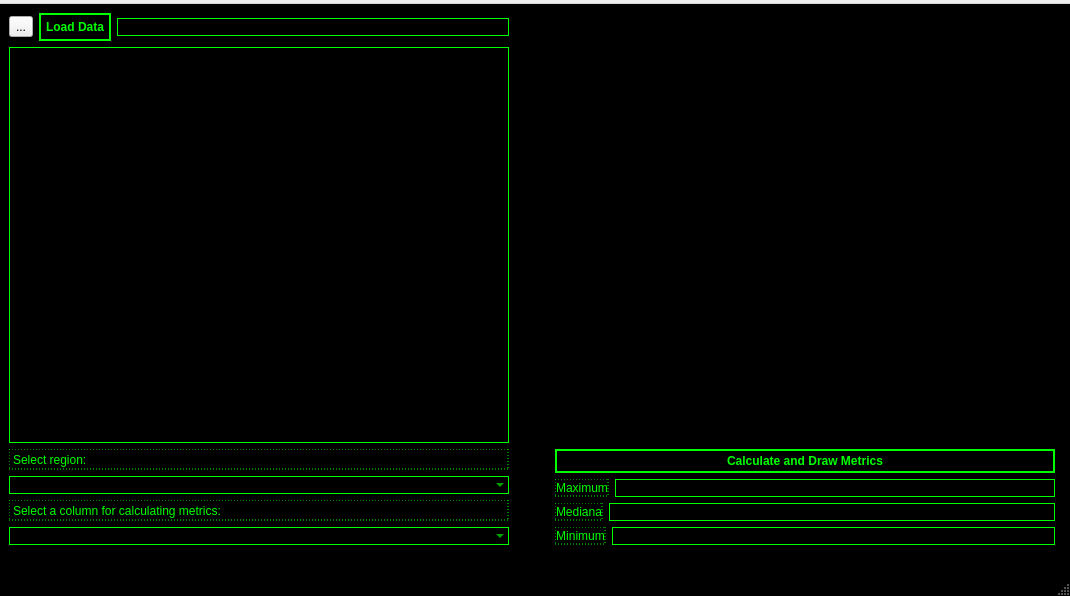
<?xml version="1.0" encoding="UTF-8"?>
<ui version="4.0">
 <class>MainWindow</class>
 <widget class="QMainWindow" name="MainWindow">
  <property name="geometry">
   <rect>
    <x>0</x>
    <y>0</y>
    <width>1070</width>
    <height>596</height>
   </rect>
  </property>
  <property name="font">
   <font>
    <family>Courier New</family>
   </font>
  </property>
  <property name="windowTitle">
   <string>MainWindow</string>
  </property>
  <property name="styleSheet">
   <string notr="true">/* Основное окно */
QMainWindow {
    background-color: #000000;
}

/* Все текстовые метки и поля ввода */
QLineEdit, QSpinBox, QTableWidget, QComboBox {
    color: #00FF00; /* Ярко-зеленый &quot;терминальный&quot; цвет */
    background-color: #000000;
    border: 1px solid #00FF00;
    font-family: &quot;Courier New&quot;, monospace; /* Или специальный пиксельный шрифт */
}

/* Кнопки Load Data и Calculate Metrics */
QPushButton {
    background-color: #000000;
    color: #00FF00;
    border: 2px solid #00FF00;
    padding: 5px;
    text-transform: uppercase;
    font-weight: bold;
}

QPushButton:hover {
    background-color: #00FF00;
    color: #000000;
}

QPushButton:pressed {
    background-color: #008800;
}

/* Настройка таблицы */
QTableWidget {
    gridline-color: #00FF00;
    selection-background-color: #004400;
    selection-color: #00FF00;
}

QHeaderView::section {
    background-color: #000000;
    color: #00FF00;
    border: 1px solid #00FF00;
    padding: 4px;
}

#outputErrorLabel, #regionErrorLabel {
    color: #FF0000; 
    border: none;
    font-family: &quot;Courier New&quot;, monospace;
}
QTableWidget QTableCornerButton::section {
    background-color: #000000;
    border: 1px solid #00FF00;
}</string>
  </property>
  <property name="iconSize">
   <size>
    <width>50</width>
    <height>50</height>
   </size>
  </property>
  <widget class="QWidget" name="centralwidget">
   <layout class="QGridLayout" name="gridLayout">
    <item row="2" column="2">
     <layout class="QVBoxLayout" name="verticalLayout_4">
      <item>
       <widget class="QPushButton" name="calculateMetrix">
        <property name="maximumSize">
         <size>
          <width>16777215</width>
          <height>24</height>
         </size>
        </property>
        <property name="styleSheet">
         <string notr="true">font: 9pt &quot;Courier New&quot;;</string>
        </property>
        <property name="text">
         <string>Calculate and Draw Metrics</string>
        </property>
       </widget>
      </item>
      <item>
       <layout class="QHBoxLayout" name="horizontalLayout_11">
        <item>
         <widget class="QLabel" name="label_5">
          <property name="styleSheet">
           <string notr="true">color: #00FF00;
background-color: #000000;
border: 1px solid #00FF00;
font-family: &quot;Courier New&quot;, monospace;
border-style: dashed</string>
          </property>
          <property name="text">
           <string>Maximum</string>
          </property>
          <property name="alignment">
           <set>Qt::AlignmentFlag::AlignCenter</set>
          </property>
          <property name="wordWrap">
           <bool>false</bool>
          </property>
         </widget>
        </item>
        <item>
         <widget class="QLineEdit" name="maximum">
          <property name="readOnly">
           <bool>true</bool>
          </property>
         </widget>
        </item>
       </layout>
      </item>
      <item>
       <layout class="QHBoxLayout" name="horizontalLayout_12">
        <item>
         <widget class="QLabel" name="label_4">
          <property name="styleSheet">
           <string notr="true">color: #00FF00;
background-color: #000000;
border: 1px solid #00FF00;
font-family: &quot;Courier New&quot;, monospace;
border-style: dashed</string>
          </property>
          <property name="text">
           <string>Mediana</string>
          </property>
          <property name="alignment">
           <set>Qt::AlignmentFlag::AlignCenter</set>
          </property>
         </widget>
        </item>
        <item>
         <widget class="QLineEdit" name="mediana">
          <property name="readOnly">
           <bool>true</bool>
          </property>
         </widget>
        </item>
       </layout>
      </item>
      <item>
       <layout class="QHBoxLayout" name="horizontalLayout_13">
        <item>
         <widget class="QLabel" name="label_3">
          <property name="styleSheet">
           <string notr="true">color: #00FF00;
background-color: #000000;
border: 1px solid #00FF00;
font-family: &quot;Courier New&quot;, monospace;
border-style: dashed</string>
          </property>
          <property name="text">
           <string>Minimum</string>
          </property>
          <property name="alignment">
           <set>Qt::AlignmentFlag::AlignCenter</set>
          </property>
         </widget>
        </item>
        <item>
         <widget class="QLineEdit" name="minimum">
          <property name="readOnly">
           <bool>true</bool>
          </property>
         </widget>
        </item>
       </layout>
      </item>
     </layout>
    </item>
    <item row="1" column="0">
     <widget class="QTableWidget" name="tableWidget">
      <property name="styleSheet">
       <string notr="true">/* 1. Общая область вертикальной полосы прокрутки */
QScrollBar:vertical {
    background-color: #000000; /* Фон дорожки */
    width: 16px;
    margin: 0px 0px 0px 0px;
    border: 1px solid #00FF00; /* Зеленая рамка всей полосы */
}

/* 2. Сам ползунок (бегунок) */
QScrollBar::handle:vertical {
    background-color: #00FF00; /* Ярко-зеленый ползунок */
    min-height: 20px;
    margin: 2px; /* Небольшой отступ внутри рамки */
}

/* 3. Нижняя и верхняя кнопки (стрелочки) — полностью их убираем */
QScrollBar::add-line:vertical, QScrollBar::sub-line:vertical {
    background: none;
    height: 0px;
    subcontrol-origin: margin;
}

/* 4. Область дорожки выше и ниже ползунка (важно!) */
QScrollBar::add-page:vertical, QScrollBar::sub-page:vertical {
    background: #000000; /* Чтобы область под ползунком была черной, а не серой */
}

/* 5. То же самое для горизонтальной полосы (на всякий случай) */
QScrollBar:horizontal {
    background-color: #000000;
    height: 16px;
    border: 1px solid #00FF00;
}
QScrollBar::handle:horizontal {
    background-color: #00FF00;
    min-width: 20px;
    margin: 2px;
}
QScrollBar::add-line:horizontal, QScrollBar::sub-line:horizontal,
QScrollBar::add-page:horizontal, QScrollBar::sub-page:horizontal {
    background: none;
    width: 0px;
}</string>
      </property>
      <property name="editTriggers">
       <set>QAbstractItemView::EditTrigger::NoEditTriggers</set>
      </property>
      <property name="updateThreshold">
       <number>200</number>
      </property>
     </widget>
    </item>
    <item row="3" column="2">
     <widget class="QLabel" name="outputErrorLabel">
      <property name="text">
       <string/>
      </property>
     </widget>
    </item>
    <item row="1" column="2" colspan="2">
     <widget class="QLabel" name="graph">
      <property name="text">
       <string>&lt;html&gt;&lt;head/&gt;&lt;body&gt;&lt;p&gt;&lt;br/&gt;&lt;/p&gt;&lt;/body&gt;&lt;/html&gt;</string>
      </property>
     </widget>
    </item>
    <item row="0" column="0">
     <layout class="QHBoxLayout" name="horizontalLayout">
      <item>
       <widget class="QToolButton" name="selectFile">
        <property name="text">
         <string>...</string>
        </property>
        <property name="icon">
         <iconset resource="source.qrc">
          <normaloff>:/icon/papka.jpg</normaloff>:/icon/papka.jpg</iconset>
        </property>
        <property name="iconSize">
         <size>
          <width>30</width>
          <height>30</height>
         </size>
        </property>
       </widget>
      </item>
      <item>
       <widget class="QPushButton" name="loadData">
        <property name="styleSheet">
         <string notr="true">font: 9pt &quot;Courier New&quot;;</string>
        </property>
        <property name="text">
         <string>Load Data</string>
        </property>
       </widget>
      </item>
      <item>
       <widget class="QLineEdit" name="filePath">
        <property name="readOnly">
         <bool>true</bool>
        </property>
       </widget>
      </item>
     </layout>
    </item>
    <item row="2" column="0">
     <layout class="QVBoxLayout" name="verticalLayout_2">
      <item>
       <widget class="QLabel" name="label">
        <property name="styleSheet">
         <string notr="true">color: #00FF00;
background-color: #000000;
border: 1px solid #00FF00;
font-family: &quot;Courier New&quot;, monospace;
border-style: dashed</string>
        </property>
        <property name="text">
         <string>Select region:</string>
        </property>
       </widget>
      </item>
      <item>
       <widget class="QComboBox" name="regionInput"/>
      </item>
      <item>
       <widget class="QLabel" name="label_2">
        <property name="styleSheet">
         <string notr="true">color: #00FF00;
background-color: #000000;
border: 1px solid #00FF00;
font-family: &quot;Courier New&quot;, monospace;
border-style: dashed</string>
        </property>
        <property name="text">
         <string>Select a column for calculating metrics:</string>
        </property>
       </widget>
      </item>
      <item>
       <widget class="QComboBox" name="columnInput"/>
      </item>
     </layout>
    </item>
    <item row="1" column="1">
     <spacer name="horizontalSpacer">
      <property name="orientation">
       <enum>Qt::Orientation::Horizontal</enum>
      </property>
      <property name="sizeType">
       <enum>QSizePolicy::Policy::Maximum</enum>
      </property>
      <property name="sizeHint" stdset="0">
       <size>
        <width>40</width>
        <height>20</height>
       </size>
      </property>
     </spacer>
    </item>
   </layout>
  </widget>
  <widget class="QMenuBar" name="menubar">
   <property name="geometry">
    <rect>
     <x>0</x>
     <y>0</y>
     <width>1070</width>
     <height>21</height>
    </rect>
   </property>
   <widget class="QMenu" name="menuRussian_Demographics">
    <property name="title">
     <string/>
    </property>
   </widget>
   <addaction name="menuRussian_Demographics"/>
  </widget>
  <widget class="QStatusBar" name="statusbar"/>
 </widget>
 <resources>
  <include location="source.qrc"/>
 </resources>
 <connections/>
</ui>
